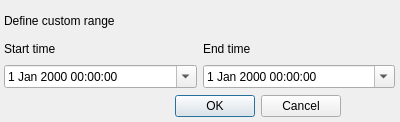
<ui version="4.0" >
 <class>ChooseRange</class>
 <widget class="QDialog" name="ChooseRange" >
  <property name="geometry" >
   <rect>
    <x>0</x>
    <y>0</y>
    <width>400</width>
    <height>122</height>
   </rect>
  </property>
  <property name="windowTitle" >
   <string>Custom range</string>
  </property>
  <widget class="QDialogButtonBox" name="buttons" >
   <property name="geometry" >
    <rect>
     <x>0</x>
     <y>90</y>
     <width>341</width>
     <height>32</height>
    </rect>
   </property>
   <property name="orientation" >
    <enum>Qt::Horizontal</enum>
   </property>
   <property name="standardButtons" >
    <set>QDialogButtonBox::Cancel|QDialogButtonBox::Ok</set>
   </property>
  </widget>
  <widget class="QWidget" name="verticalLayoutWidget" >
   <property name="geometry" >
    <rect>
     <x>4</x>
     <y>10</y>
     <width>391</width>
     <height>78</height>
    </rect>
   </property>
   <layout class="QVBoxLayout" name="verticalLayout" >
    <item>
     <widget class="QLabel" name="desc_label" >
      <property name="text" >
       <string>Define custom range</string>
      </property>
     </widget>
    </item>
    <item>
     <layout class="QHBoxLayout" name="horizontalLayout" >
      <item>
       <widget class="QLabel" name="starttime_label" >
        <property name="text" >
         <string>Start time</string>
        </property>
       </widget>
      </item>
      <item>
       <widget class="QLabel" name="endtime_label" >
        <property name="text" >
         <string>End time</string>
        </property>
       </widget>
      </item>
     </layout>
    </item>
    <item>
     <layout class="QHBoxLayout" name="horizontalLayout_3" >
      <item>
       <widget class="QDateTimeEdit" name="starttime" >
        <property name="calendarPopup" >
         <bool>true</bool>
        </property>
       </widget>
      </item>
      <item>
       <widget class="QDateTimeEdit" name="endtime" >
        <property name="calendarPopup" >
         <bool>true</bool>
        </property>
       </widget>
      </item>
     </layout>
    </item>
   </layout>
  </widget>
 </widget>
 <resources/>
 <connections>
  <connection>
   <sender>buttons</sender>
   <signal>accepted()</signal>
   <receiver>ChooseRange</receiver>
   <slot>accept()</slot>
   <hints>
    <hint type="sourcelabel" >
     <x>248</x>
     <y>254</y>
    </hint>
    <hint type="destinationlabel" >
     <x>157</x>
     <y>274</y>
    </hint>
   </hints>
  </connection>
  <connection>
   <sender>buttons</sender>
   <signal>rejected()</signal>
   <receiver>ChooseRange</receiver>
   <slot>reject()</slot>
   <hints>
    <hint type="sourcelabel" >
     <x>316</x>
     <y>260</y>
    </hint>
    <hint type="destinationlabel" >
     <x>286</x>
     <y>274</y>
    </hint>
   </hints>
  </connection>
 </connections>
</ui>
